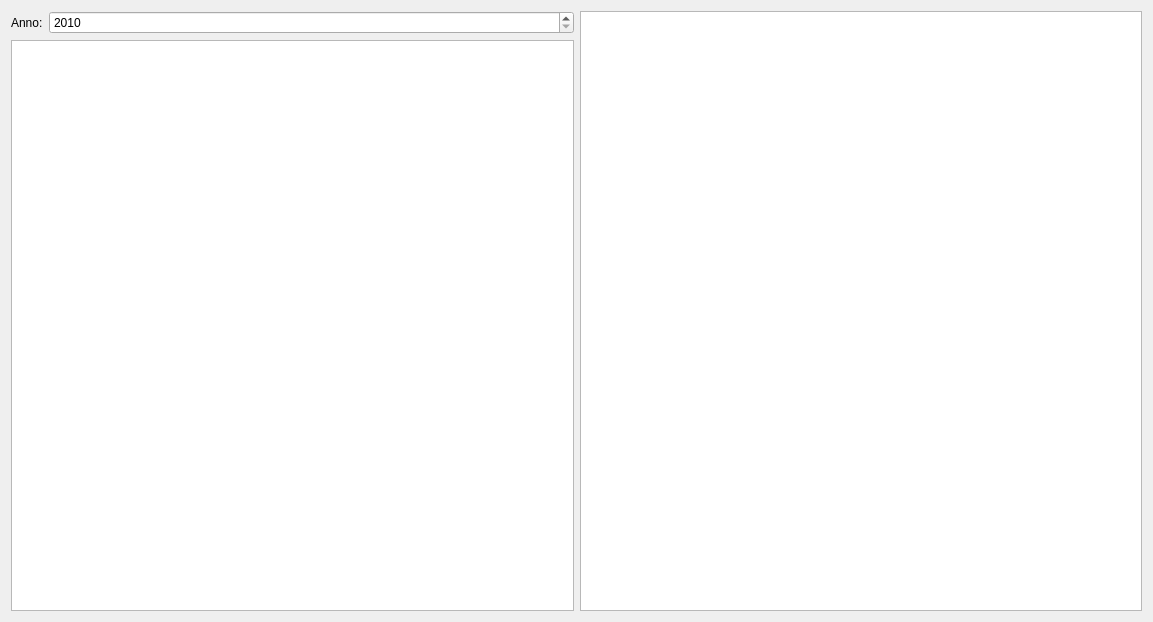
<?xml version="1.0" encoding="UTF-8"?>
<ui version="4.0">
 <class>CMandati</class>
 <widget class="QWidget" name="CMandati">
  <property name="geometry">
   <rect>
    <x>0</x>
    <y>0</y>
    <width>1153</width>
    <height>622</height>
   </rect>
  </property>
  <property name="windowTitle">
   <string>Form</string>
  </property>
  <layout class="QVBoxLayout" name="verticalLayout_2">
   <item>
    <layout class="QHBoxLayout" name="horizontalLayout">
     <item>
      <layout class="QVBoxLayout" name="verticalLayout">
       <item>
        <layout class="QFormLayout" name="formLayout">
         <item row="0" column="0">
          <widget class="QLabel" name="label">
           <property name="text">
            <string>Anno:</string>
           </property>
          </widget>
         </item>
         <item row="0" column="1">
          <widget class="QSpinBox" name="sbYear">
           <property name="specialValueText">
            <string/>
           </property>
           <property name="minimum">
            <number>2010</number>
           </property>
           <property name="maximum">
            <number>2100</number>
           </property>
           <property name="value">
            <number>2010</number>
           </property>
          </widget>
         </item>
        </layout>
       </item>
       <item>
        <widget class="QTableView" name="tvMaster">
         <property name="editTriggers">
          <set>QAbstractItemView::NoEditTriggers</set>
         </property>
         <property name="alternatingRowColors">
          <bool>true</bool>
         </property>
         <property name="selectionMode">
          <enum>QAbstractItemView::SingleSelection</enum>
         </property>
         <property name="selectionBehavior">
          <enum>QAbstractItemView::SelectRows</enum>
         </property>
         <attribute name="verticalHeaderVisible">
          <bool>false</bool>
         </attribute>
        </widget>
       </item>
      </layout>
     </item>
     <item>
      <widget class="QTableView" name="tvDetails"/>
     </item>
    </layout>
   </item>
  </layout>
 </widget>
 <resources/>
 <connections/>
</ui>
